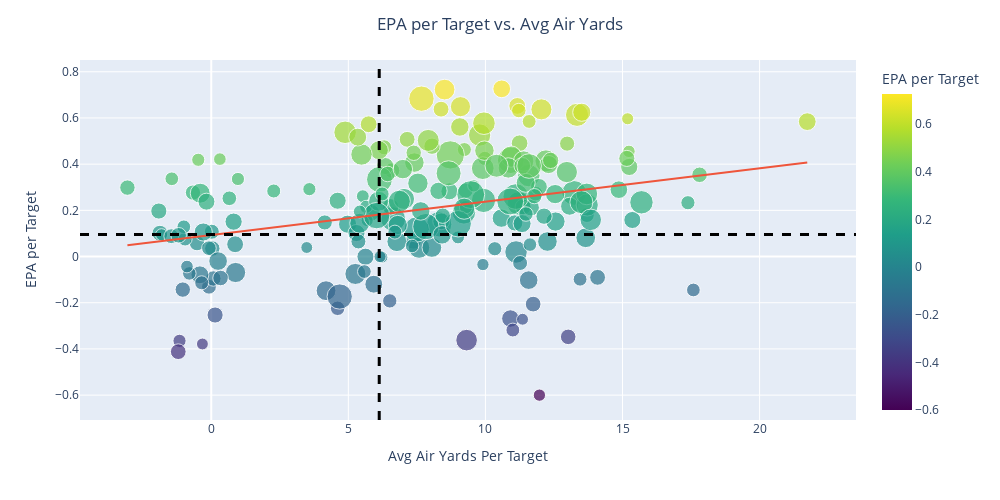

The code cell stored with this chart in its notebook:
### Code cell
#Create dataframe to find average depth to target
air_yards_df = passing_plays.groupby(['receiver_player_id']).agg(
    avg_air_yards = ('air_yards','mean')
)

#Merge dataframe with EPA per Target dataframe
air_yards_vs_epa_df = pd.merge(air_yards_df,epa_per_target_df,how='inner',on='receiver_player_id')

#Calculate average depth of target for entire NFL
league_avg_air_yards = air_yards_df['avg_air_yards'].mean()

#Filter for receivers with at least 30 targets through the whole season
scatter_data = air_yards_vs_epa_df[air_yards_vs_epa_df['total_targets']>30]

fig = px.scatter(scatter_data, x='avg_air_yards', y='epa_per_target',
                 hover_name='receiver_player_name',
                 size='total_targets', 
                 color='epa_per_target',
                 color_continuous_scale='Viridis',
                 trendline="ols"
                 )

fig.update_layout(
    title=dict(text="EPA per Target vs. Avg Air Yards",x=0.5),
    xaxis_title="Avg Air Yards Per Target", 
    yaxis_title="EPA per Target",
    width = 1000,
    height = 500,
    coloraxis_colorbar=dict(
        title="EPA per Target"
    )
    
)

fig.add_hline(y=league_avg_epa,line_dash='dash',line_color='black',line_width=3)
fig.add_vline(x=league_avg_air_yards,line_dash='dash',line_color='black',line_width=3)


fig.show()

### Figure 1 — Plotly figure (JSON) as saved in the notebook; plotly's stock layout.template omitted (floating-point values rounded to 4 significant figures; data arrays with more than 128 entries replaced by an {"elided": "..."} marker saying what was removed)
{"data": [{"hovertemplate": "<b>%{hovertext}</b><br><br>avg_air_yards=%{x}<br>epa_per_target=%{marker.color}<br>total_targets=%{marker.size}<extra></extra>", "hovertext": {"elided": "196 str values"}, "legendgroup": "", "marker": {"color": {"elided": "196 float values"}, "coloraxis": "coloraxis", "size": {"elided": "196 int values"}, "sizemode": "area", "sizeref": 0.4375, "symbol": "circle"}, "mode": "markers", "name": "", "orientation": "v", "showlegend": false, "type": "scatter", "x": {"elided": "196 float values"}, "xaxis": "x", "y": {"elided": "196 float values"}, "yaxis": "y"}, {"hovertemplate": "<b>OLS trendline</b><br>epa_per_target = 0.0144787 * avg_air_yards + 0.092831<br>R<sup>2</sup>=0.087395<br><br>avg_air_yards=%{x}<br>epa_per_target=%{y} <b>(trend)</b><extra></extra>", "legendgroup": "", "marker": {"symbol": "circle"}, "mode": "lines", "name": "", "showlegend": false, "type": "scatter", "x": {"elided": "196 float values"}, "xaxis": "x", "y": {"elided": "196 float values"}, "yaxis": "y"}], "layout": {"coloraxis": {"colorbar": {"title": {"text": "EPA per Target"}}, "colorscale": [[0, "#440154"], [0.1111, "#482878"], [0.2222, "#3e4989"], [0.3333, "#31688e"], [0.4444, "#26828e"], [0.5556, "#1f9e89"], [0.6667, "#35b779"], [0.7778, "#6ece58"], [0.8889, "#b5de2b"], [1, "#fde725"]]}, "height": 500, "legend": {"itemsizing": "constant", "tracegroupgap": 0}, "margin": {"t": 60}, "shapes": [{"line": {"color": "black", "dash": "dash", "width": 3}, "type": "line", "x0": 0, "x1": 1, "xref": "x domain", "y0": 0.09576, "y1": 0.09576, "yref": "y"}, {"line": {"color": "black", "dash": "dash", "width": 3}, "type": "line", "x0": 6.127, "x1": 6.127, "xref": "x", "y0": 0, "y1": 1, "yref": "y domain"}], "title": {"text": "EPA per Target vs. Avg Air Yards", "x": 0.5}, "width": 1000, "xaxis": {"anchor": "y", "domain": [0, 1], "title": {"text": "Avg Air Yards Per Target"}}, "yaxis": {"anchor": "x", "domain": [0, 1], "title": {"text": "EPA per Target"}}}}
